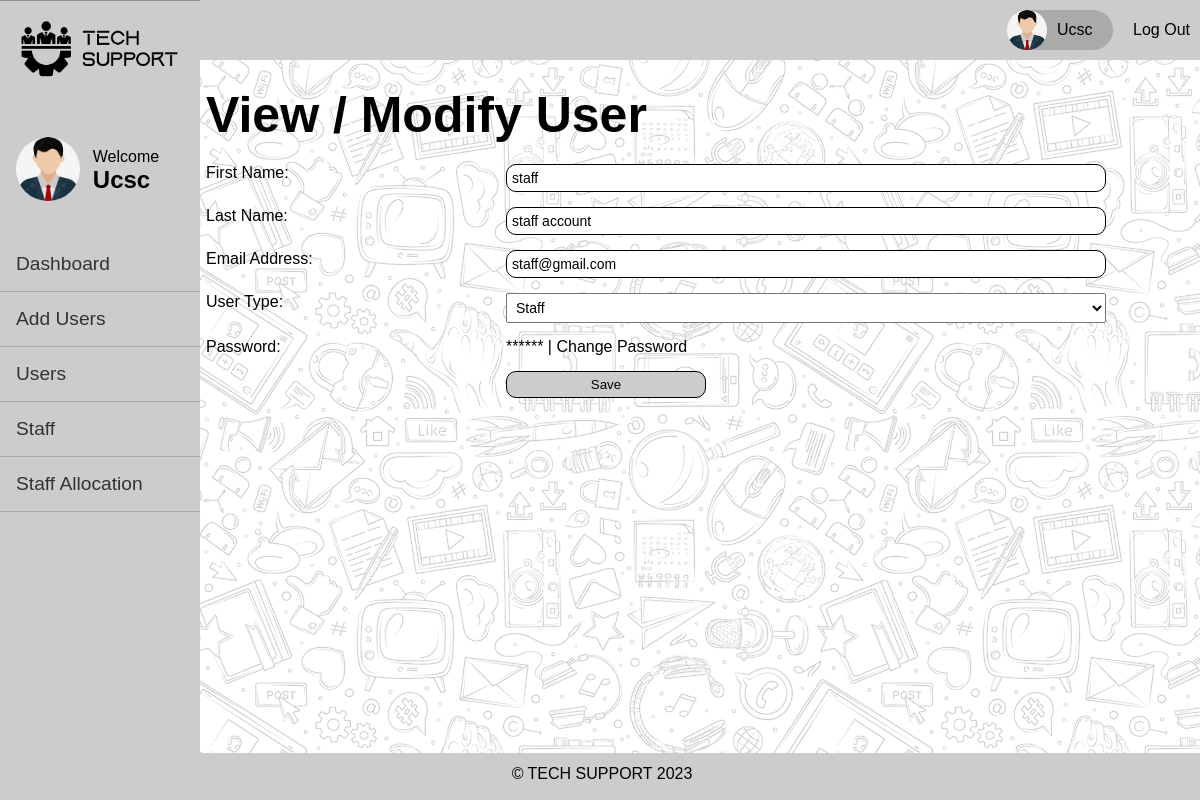
Page /modify-user.php?user_id=2 (signed in) on the committed database.
### tables this page shows
CREATE TABLE `tbl_user` (
  `id` int(11) NOT NULL,
  `first_name` varchar(50) NOT NULL,
  `last_name` varchar(100) NOT NULL,
  `email` varchar(100) NOT NULL,
  `password` varchar(40) NOT NULL,
  `last_login` datetime NOT NULL,
  `type` varchar(5) NOT NULL,
  `is_deleted` tinyint(1) NOT NULL
);

### modify-user.php (the view, shortened to what this page needs)
<?php require_once('inc/connection.php'); ?>
<?php require_once('inc/functions.php'); ?>
<?php
$user_id = '';
$first_name = '';
$last_name = '';
$email = '';
$user_type = '';
if (isset($_GET['user_id'])) {
	$user_id = mysqli_real_escape_string($connection, $_GET['user_id']);
	$query = "SELECT * FROM tbl_user WHERE id = {$user_id} LIMIT 1";
	$result_set = mysqli_query($connection, $query);
	if ($result_set) {
		if (mysqli_num_rows($result_set) == 1) {
			$result = mysqli_fetch_assoc($result_set);
			$first_name = $result['first_name'];
			$last_name = $result['last_name'];
			$email = $result['email'];
			$user_type = $result['type'];
		} else {
			header('Location: dashboard.php?err=user_not_found');
		}
	} else {
		header('Location: dashboard.php?err=query_failed');
	}
}
?>
<!DOCTYPE html>
<html lang="en">
<head>
	<link rel="stylesheet" href="css/main.css">
</head>
<body>
	<main>
		<div class="content">
			<h1>View / Modify User</h1>
			<form action="modify-user.php" method="post" class="userform">
				<p>
					<label for="">First Name:</label>
					<input type="text" name="first_name" <?php echo 'value="' . $first_name . '"'; ?>>
				</p>
				<p>
					<label for="">Last Name:</label>
					<input type="text" name="last_name" <?php echo 'value="' . $last_name . '"'; ?>>
				</p>
				<p>
					<label for="">Email Address:</label>
					<input type="text" name="email" <?php echo 'value="' . $email . '"'; ?>>
				</p>
				<p>
					<label for="">User Type:</label>
					<select name="user_type" <?php if ($_SESSION['type'] != "admin") {
													echo "disabled";
												} ?>>
						<option value="staff" <?php if ($user_type == "staff") {
													echo "selected";
												} ?>>Staff</option>
					</select>
				</p>
				<p>
					<label for="">Password:</label>
					<span>******</span> | <a href="change-password.php?user_id=<?php echo $user_id; ?>">Change Password</a>
				</p>
				<p>
					<label for="">&nbsp;</label>
					<button type="submit" name="submit">Save</button>
				</p>
			</form>
		</div>
	</main>
</body>
</html>

### css/main.css (style rules this page uses)
* { margin: 0; }
body, html { font-family: Arial, "Helvetica Neue", Helvetica, sans-serif; font-size: 16px; height: 100%; overflow: hidden; background-image: url(../img/doodle.png); }
a { text-decoration: none; color: black; transition: all 0.3s ease 0s; }
input { border: 1px solid black; border-radius: 10px; }
.content { padding: 10px; margin-left: 15%; }
button { background-color: #ccc; border: 1px solid black; border-radius: 10px; transition: 0.3s linear; }
p { margin-bottom: 15px; }
input, select { display: block; width: 100%; padding: 5px; -webkit-box-sizing: border-box; -moz-box-sizing: border-box; box-sizing: border-box; font-size: 14px; }
button { width: 100%; padding: 5px; -webkit-box-sizing: border-box; -moz-box-sizing: border-box; box-sizing: border-box; }
main { margin: 1rem 0rem 0rem 1rem; width: 100%; }
main h1 { margin-bottom: 20px; font-size: 50px; }
form.userform label { width: 30%; float: left; }
form.userform input { width: 60%; }
form.userform select { width: 60%; }
form.userform button { width: 200px; }

### rows in the picture
tbl_user: first_name "staff", last_name "staff account", email "staff@gmail.com"

### other values in the picture
$_SESSION['first_name'] "Ucsc"
